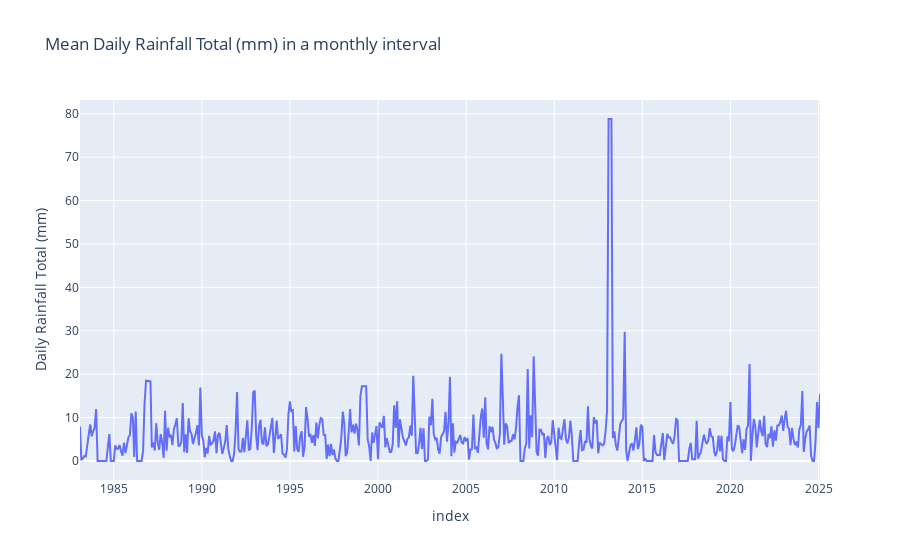
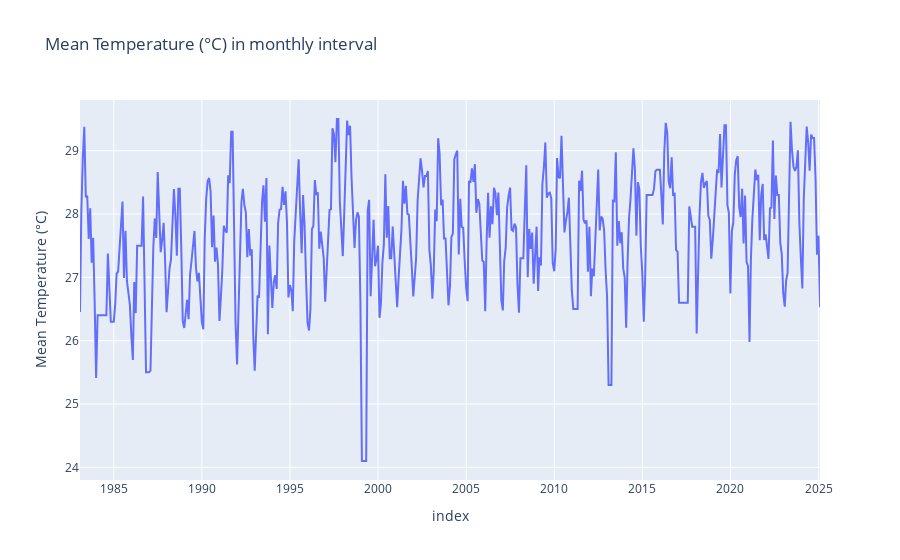
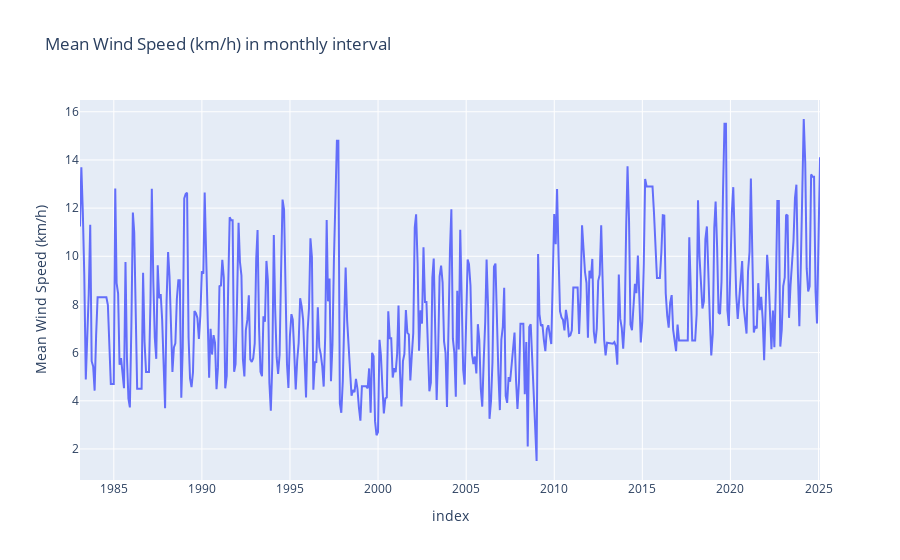
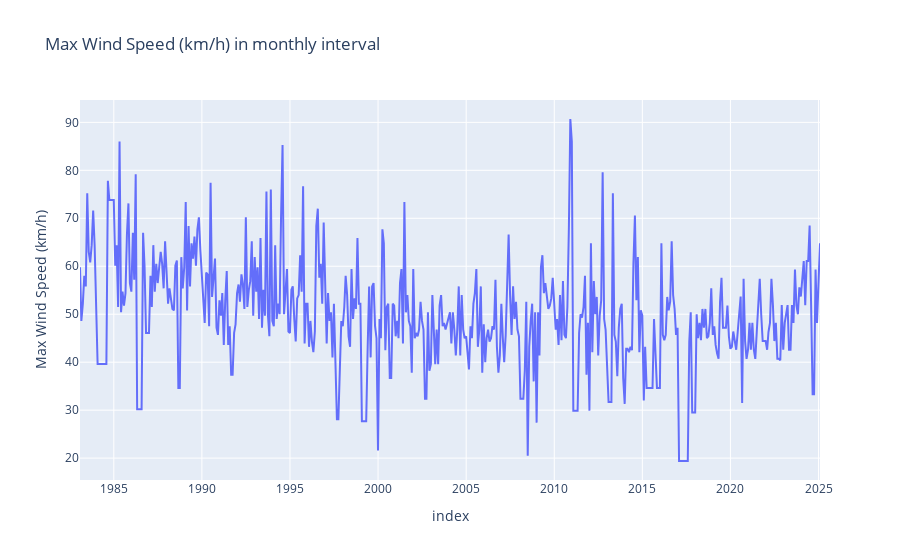

The notebook cell saved with these charts, in order:
### Code cell
# Prepare data for plotting
plot_data_monthly = meanDfMonthly[['Daily Rainfall Total (mm)', 'Mean Temperature (°C)', 'Mean Wind Speed (km/h)']].reset_index()
plot_data_max_monthly = maxDfMonthly[['Max Wind Speed (km/h)']].reset_index()

# Create individual plots
fig1 = px.line(plot_data_monthly, x='index', y='Daily Rainfall Total (mm)', 
               title='Mean Daily Rainfall Total (mm) in a monthly interval')
fig2 = px.line(plot_data_monthly, x='index', y='Mean Temperature (°C)', 
               title='Mean Temperature (°C) in monthly interval')
fig3 = px.line(plot_data_monthly, x='index', y='Mean Wind Speed (km/h)', 
               title='Mean Wind Speed (km/h) in monthly interval')
fig4 = px.line(plot_data_max_monthly, x='index', y='Max Wind Speed (km/h)',
                title='Max Wind Speed (km/h) in monthly interval')

# Show plots
fig1.show()
fig2.show()
fig3.show()
fig4.show()

### Figure 1 — Plotly figure (JSON) as saved in the notebook; plotly's stock layout.template omitted (floating-point values rounded to 4 significant figures; data arrays with more than 128 entries replaced by an {"elided": "..."} marker saying what was removed)
{"data": [{"hovertemplate": "index=%{x}<br>Daily Rainfall Total (mm)=%{y}<extra></extra>", "legendgroup": "", "line": {"color": "#636efa", "dash": "solid"}, "marker": {"symbol": "circle"}, "mode": "lines", "name": "", "orientation": "v", "showlegend": false, "type": "scatter", "x": {"elided": "505 str values"}, "xaxis": "x", "y": {"elided": "505 float values"}, "yaxis": "y"}], "layout": {"legend": {"tracegroupgap": 0}, "title": {"text": "Mean Daily Rainfall Total (mm) in a monthly interval"}, "xaxis": {"anchor": "y", "domain": [0, 1], "title": {"text": "index"}}, "yaxis": {"anchor": "x", "domain": [0, 1], "title": {"text": "Daily Rainfall Total (mm)"}}}}

### Figure 2 — Plotly figure (JSON) as saved in the notebook; plotly's stock layout.template omitted (floating-point values rounded to 4 significant figures; data arrays with more than 128 entries replaced by an {"elided": "..."} marker saying what was removed)
{"data": [{"hovertemplate": "index=%{x}<br>Mean Temperature (°C)=%{y}<extra></extra>", "legendgroup": "", "line": {"color": "#636efa", "dash": "solid"}, "marker": {"symbol": "circle"}, "mode": "lines", "name": "", "orientation": "v", "showlegend": false, "type": "scatter", "x": {"elided": "505 str values"}, "xaxis": "x", "y": {"elided": "505 float values"}, "yaxis": "y"}], "layout": {"legend": {"tracegroupgap": 0}, "title": {"text": "Mean Temperature (°C) in monthly interval"}, "xaxis": {"anchor": "y", "domain": [0, 1], "title": {"text": "index"}}, "yaxis": {"anchor": "x", "domain": [0, 1], "title": {"text": "Mean Temperature (°C)"}}}}

### Figure 3 — Plotly figure (JSON) as saved in the notebook; plotly's stock layout.template omitted (floating-point values rounded to 4 significant figures; data arrays with more than 128 entries replaced by an {"elided": "..."} marker saying what was removed)
{"data": [{"hovertemplate": "index=%{x}<br>Mean Wind Speed (km/h)=%{y}<extra></extra>", "legendgroup": "", "line": {"color": "#636efa", "dash": "solid"}, "marker": {"symbol": "circle"}, "mode": "lines", "name": "", "orientation": "v", "showlegend": false, "type": "scatter", "x": {"elided": "505 str values"}, "xaxis": "x", "y": {"elided": "505 float values"}, "yaxis": "y"}], "layout": {"legend": {"tracegroupgap": 0}, "title": {"text": "Mean Wind Speed (km/h) in monthly interval"}, "xaxis": {"anchor": "y", "domain": [0, 1], "title": {"text": "index"}}, "yaxis": {"anchor": "x", "domain": [0, 1], "title": {"text": "Mean Wind Speed (km/h)"}}}}

### Figure 4 — Plotly figure (JSON) as saved in the notebook; plotly's stock layout.template omitted (floating-point values rounded to 4 significant figures; data arrays with more than 128 entries replaced by an {"elided": "..."} marker saying what was removed)
{"data": [{"hovertemplate": "index=%{x}<br>Max Wind Speed (km/h)=%{y}<extra></extra>", "legendgroup": "", "line": {"color": "#636efa", "dash": "solid"}, "marker": {"symbol": "circle"}, "mode": "lines", "name": "", "orientation": "v", "showlegend": false, "type": "scatter", "x": {"elided": "505 str values"}, "xaxis": "x", "y": {"elided": "505 float values"}, "yaxis": "y"}], "layout": {"legend": {"tracegroupgap": 0}, "title": {"text": "Max Wind Speed (km/h) in monthly interval"}, "xaxis": {"anchor": "y", "domain": [0, 1], "title": {"text": "index"}}, "yaxis": {"anchor": "x", "domain": [0, 1], "title": {"text": "Max Wind Speed (km/h)"}}}}
